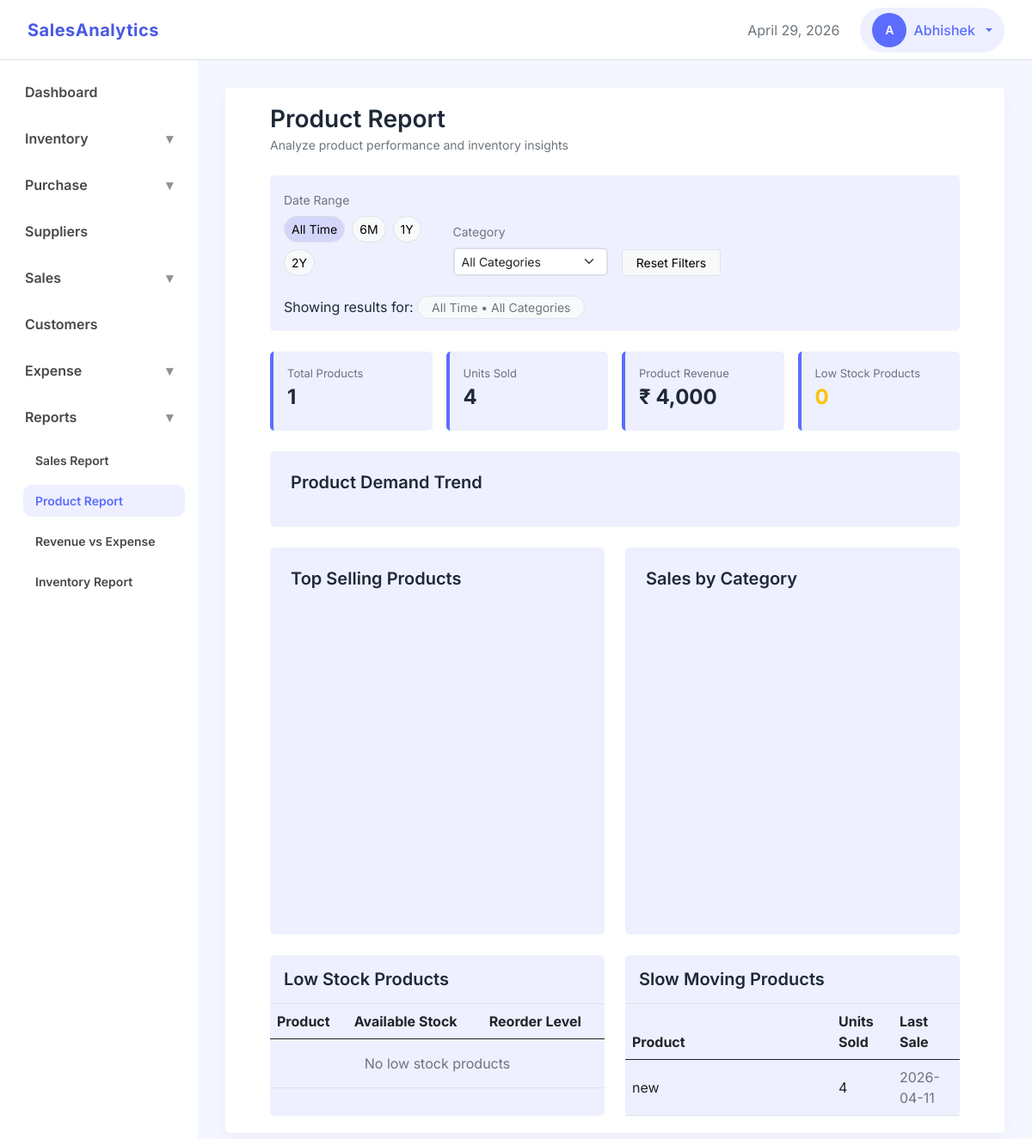
The app's page /reports/product/ (signed in), older data.
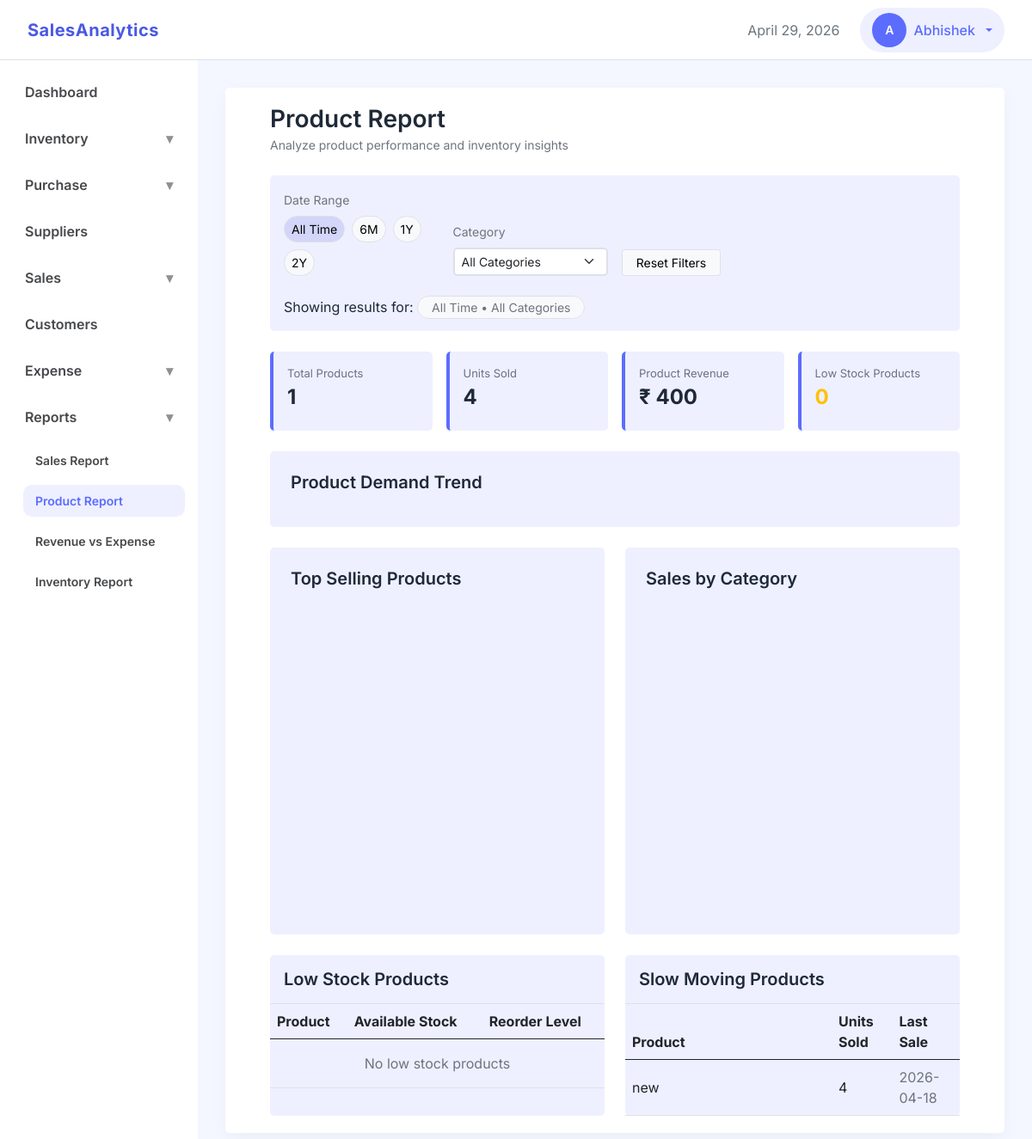
The same page, newer data.
### inventory/models.py (models this page shows, shortened)
class Product(models.Model):
    class UnitChoices(models.TextChoices):
        PIECE = 'pcs', 'Piece'
        KILOGRAM = 'kg', 'KG'
        LITER = 'l', 'Liter'
        GRAM = 'g', 'Gram'
        METER = 'm', 'Meter'
        BOX = 'box', 'Box'
        PACK = 'pack', 'Pack'
    name = models.CharField(max_length=100)
    description = models.TextField(blank=True)
    sku = models.CharField(max_length=100, unique=True)
    category = models.ForeignKey(
        ProductCategory, on_delete=models.PROTECT,
        db_index=True,
        related_name='products'
        )
    current_avg_cost = models.DecimalField(
        max_digits=12,
        decimal_places=2,
        blank=True,
        null=True
        )
    selling_price = models.DecimalField(
        max_digits=12,
        decimal_places=2
        )
    current_stock = models.IntegerField(
        default=0,
        validators=[MinValueValidator(0)]
        )
    unit = models.CharField(
        max_length=20,
        choices=UnitChoices.choices
        )
    reorder_level = models.IntegerField(
        default=0,
        validators=[MinValueValidator(0)]
        )
    is_active = models.BooleanField(default=True)
    business = models.ForeignKey('business.Business', on_delete=models.CASCADE, related_name='products')
    created_by = models.ForeignKey('accounts.User', on_delete=models.SET_NULL, null=True, blank=True, related_name='created_products')
    created_at = models.DateTimeField(auto_now_add=True)
    updated_at = models.DateTimeField(auto_now=True)

### reports/views/product_report.py (the view)
# urls.py: path('product/',  product_report.ProductReportView.as_view(), name='product_report'),
class ProductReportView(View):
    def get(self, request):
        business_id = get_business_id(self.request)
        product_categories = ProductCategory.objects.filter(business_id=business_id).order_by('name')
        insights = product_analysis.get_insights(business_id)
        context = {
            'product_categories': product_categories
        }
        context.update(insights)
        return render(request, 'reports/product_report.html', context)

### core/context_processors.py (called while the page is built)
def user_role(request):
    if request.user.is_authenticated:
        business_id = request.session.get('business_id')
        if business_id:
            membership = Membership.objects.filter(
                business_id=business_id,
                user=request.user
            ).first()
            if membership:
                return {'user_role': membership.role}
    return {'user_role': None}

### dashboard/templatetags/navigation_tags.py (called while the page is built)
@register.simple_tag(takes_context=True)
def active(context, *url_names):
    request = context['request']
    current_url = request.resolver_match.url_name
    if current_url in url_names:
        return 'active'
    return ''

@register.simple_tag(takes_context=True)
def show_menu(context, *url_names):
    request = context['request']
    current_url = request.resolver_match.url_name
    if current_url in url_names:
        return 'show'
    return ''

### reports/services/product_analysis.py (called while the page is built)
def get_low_stock_products(products):
    return list(products.filter(
        current_stock__lt=F('reorder_level')
    ).order_by('current_stock')[:5].values(
        'id',
        'name',
        'current_stock',
        'reorder_level'
    ))

### reports/views/product_report.py (called while the page is built)
def get_business_id(request):
    return request.session.get('business_id')

### templates/reports/product_report.html (shortened to what the changed rows need)
{% extends "base.html" %}
{% load static %}
{% load humanize %}
{% block css_files %}
<link rel="stylesheet" href="{% static 'css/apps/reports.css' %}">
<link rel="stylesheet" href="{% static 'css/apps/list.css' %}">
{% endblock %}
{% block content %}
<div class="container-fluid">
    <div class="row g-3 mb-4">
        <div class="col-md-3">
            <div class="card-soft p-3 report-card">
                <p class="metric-label">Product Revenue</p>
                <h4 id="cardProductRevenue" class="metric-value">₹ {{ summary.product_revenue|floatformat:0|intcomma }}</h4>
            </div>
        </div>
    </div>
    <div class="row g-4">
        <div class="col-md-6">
            <div class="card-soft">
                <div class="table-responsive">
                    <table class="table align-middle mb-0">
                        <thead>
                            <tr>
                                <th>Product</th>
                                <th>Available Stock</th>
                                <th>Reorder Level</th>
                            </tr>
                        </thead>
                    </table>
                </div>
            </div>
        </div>
        <div class="col-md-6">
            <div class="card-soft">
                <div class="table-responsive">
                    <table class="table align-middle mb-0">
                        <thead>
                            <tr>
                                <th width=240>Product</th>
                                <th>Units Sold</th>
                                <th>Last Sale</th>
                            </tr>
                        </thead>
                        <tbody id="slowProducts_tbody">
                        {% for product in slow_products %}
                        <tr>
                            <td>{{ product.product_name }}</td>
                            <td>{{ product.total_units_sold }}</td>
                            <td class="text-muted">
                                {{ product.last_sale_date|default:"No sales" }}
                            </td>
                        </tr>
                        {% empty %}
                        <tr>
                            <td colspan="3" class="text-center py-3 text-muted">
                                No slow moving products
                            </td>
                        </tr>
                        {% endfor %}
                        </tbody>
                    </table>
                </div>
            </div>
        </div>
    </div>
</div>
{% endblock %}

Row changes from the older to the newer data that the page shows:
changed Product: last_sale_date "2026-04-11" → "2026-04-18"
Text that changed along with them:
{{ summary.product_revenue|floatformat:0|intcomma }}: "4,000" → "400"
